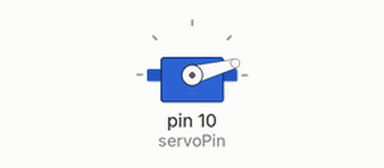
Simulated run of this sketch. Board: Arduino Uno, built with avr-gcc and run on an emulated ATmega328P. On the bench: servo.

Above: at 0.05 s.
At 0.5 s:
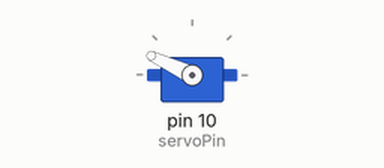
At 2.3 s:
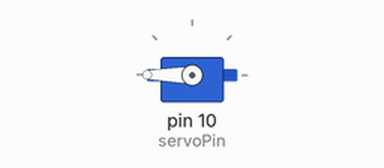
At 4.55 s:
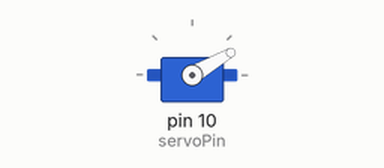
Timing chart, 0 to 9.3 s (numbered marks = the images above):
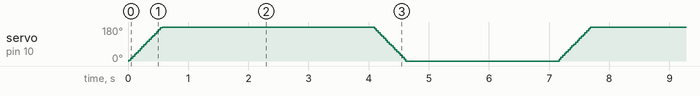

The sketch:

servo_tip120.ino
```cpp
#include <Servo.h>

Servo servo;
int powerControl = 8;
int servoPin = 10;

void setup() {
  pinMode(powerControl, OUTPUT);
  Serial.println("Transistor base set to pin " + String(powerControl, DEC));
  pinMode(servoPin, OUTPUT);
  Serial.println("Servo signal set to pin " + String(servoPin, DEC));
}

void loop() {
  /*--------------------------------
  ATTACH servo signal to pin 10, turn
  ON servo power and MOVE (0 to 180)
  --------------------------------*/
  // turn on the pwm signal to the servo
  servo.attach(servoPin);
  Serial.println("Servo attached to " + String(servoPin, DEC));
  // turn on servo power
  digitalWrite(powerControl, HIGH);
  Serial.println("Servo Power is ON");

  //Sweep the servo 0 to 180
  for (int servoPosition = 0; servoPosition < 181; servoPosition += 5) {
    servo.write(servoPosition);
    Serial.println("Position: " + String(servoPosition, DEC));
    delay(15);
  }
  //Wait for servo to execute last position
  delay(500);

  /*--------------------------------
  Turn OFF servo, DETACH pin 10 and
  WAIT for 3 second
  --------------------------------*/
  //turn off servo power
  digitalWrite(powerControl, LOW);
  Serial.println("Servo power is OFF");

  //turn off the pwm signal to the servo
  servo.detach();
  Serial.println("Servo detached");

  //wait for 1 second
  delay(3000);

  /*--------------------------------
  ATTACH servo signal to pin 10, turn
  ON servo power and MOVE (0 to 180)
  --------------------------------*/
  // turn on the pwm signal to the servo
  servo.attach(servoPin);
  Serial.println("Servo attached to " + String(servoPin, DEC));

  // turn on servo power
  digitalWrite(powerControl, HIGH);
  Serial.println("Servo Power is ON");

  //Sweep the servo 180 to 0
  for (int servoPosition = 180; servoPosition >= 0; servoPosition -= 5) {
    servo.write(servoPosition);
    Serial.println("Position: " + String(servoPosition, DEC));
    delay(15);
  }

  //Wait for servo to process last position
  delay(500);

  /*--------------------------------
  Turn OFF servo, DETACH pin 10 and
  WAIT for 2 second
  --------------------------------*/
  // turn off servo power
  digitalWrite(powerControl, LOW);
  Serial.println("Servo Power is OFF");

  //turn off the pwm signal to the servo
  servo.detach();
  Serial.println("Servo detached");

  //wait for 1 second
  Serial.println("Waiting for 2 sec...");
  delay(2000);
}
```
